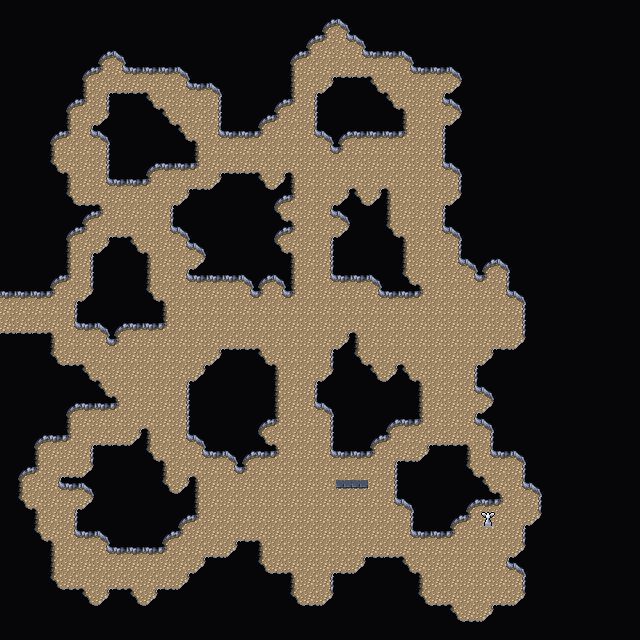

Below is a game level as drawn by its tile map, then a one-line description and the .tmx that defines it (tile-layer data replaced by summaries):
An orthogonal 40x40 tile map with 16x16 px tiles, 3 tile layers (Background, Walls, Clutter), 2 tilesets and 12 objects.

<map version="1.10" tiledversion="1.10.1" orientation="orthogonal" renderorder="right-down" width="40" height="40" tilewidth="16" tileheight="16" infinite="0" nextlayerid="8" nextobjectid="73">
 <tileset firstgid="1" source="../../tileset/main.tsx" />
 <tileset firstgid="10113" source="../../tileset/buildings.tsx" />
 <layer id="1" name="Background" width="40" height="40">
  <data>[1600 cells, 1600 non-empty, 1 distinct tile ids]</data>
 </layer>
 <layer id="2" name="Walls" width="40" height="40">
  <data>[1600 cells, 1316 non-empty, 20 distinct tile ids]</data>
 </layer>
 <layer id="7" name="Clutter" width="40" height="40">
  <data>[1600 cells, 0 non-empty, 0 distinct tile ids]</data>
 </layer>
 <objectgroup id="4" name="Objects">
  <object id="61" template="../../obj/door_right.tx" x="2.95097" y="319.688">
   <properties>
    <property name="teleport" value="../common/maps/map/cave/cave_multilevel_4/cave_23A9.tmx" />
    <property name="teleportObjectId" value="60" />
   </properties>
  </object>
  <object id="62" template="../../obj/treasure.tx" x="464.667" y="619.333" />
  <object id="63" template="../../obj/treasure.tx" x="503.333" y="594.667" />
  <object id="64" template="../../obj/gold.tx" x="484.667" y="603.667" />
  <object id="65" template="../../obj/gold.tx" x="435" y="604.667" />
  <object id="66" template="../../obj/enemy.tx" x="410.333" y="558.333">
   <properties>
    <property name="enemy" value="Gorgon" />
   </properties>
  </object>
  <object id="67" template="../../obj/enemy.tx" x="503.667" y="498.667">
   <properties>
    <property name="enemy" value="Gorgon" />
   </properties>
  </object>
  <object id="68" template="../../obj/enemy.tx" x="461" y="441.667">
   <properties>
    <property name="enemy" value="Snake" />
   </properties>
  </object>
  <object id="69" template="../../obj/enemy.tx" x="390.333" y="547.333">
   <properties>
    <property name="enemy" value="Gorgon" />
   </properties>
  </object>
  <object id="70" template="../../obj/enemy.tx" x="378.333" y="457.333">
   <properties>
    <property name="enemy" value="Gargoyle" />
   </properties>
  </object>
  <object id="71" template="../../obj/enemy.tx" x="404.333" y="444.667">
   <properties>
    <property name="enemy" value="Gargoyle" />
   </properties>
  </object>
  <object id="72" template="../../obj/enemy.tx" x="304.667" y="601">
   <properties>
    <property name="enemy" value="Gargoyle" />
   </properties>
  </object>
 </objectgroup>
</map>
